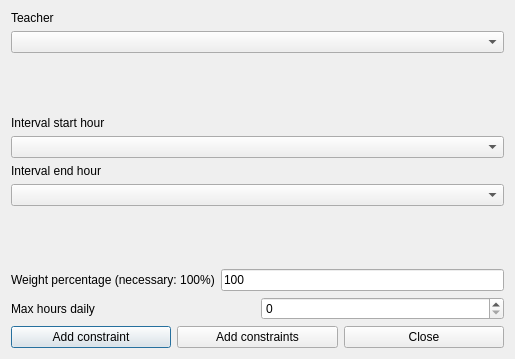
<?xml version="1.0" encoding="UTF-8"?>
<ui version="4.0">
 <class>AddConstraintTeacherMaxHoursDailyInIntervalForm_template</class>
 <widget class="QDialog" name="AddConstraintTeacherMaxHoursDailyInIntervalForm_template">
  <property name="geometry">
   <rect>
    <x>0</x>
    <y>0</y>
    <width>514</width>
    <height>359</height>
   </rect>
  </property>
  <property name="windowTitle">
   <string extracomment="This is the title of the dialog to add a new constraint of this type">Add teacher max hours daily in hourly interval</string>
  </property>
  <layout class="QGridLayout" name="gridLayout">
   <item row="3" column="0">
    <layout class="QVBoxLayout" name="verticalLayout_2">
     <item>
      <widget class="QLabel" name="endTextLabel">
       <property name="frameShape">
        <enum>QFrame::NoFrame</enum>
       </property>
       <property name="frameShadow">
        <enum>QFrame::Plain</enum>
       </property>
       <property name="text">
        <string>Interval end hour</string>
       </property>
       <property name="wordWrap">
        <bool>false</bool>
       </property>
      </widget>
     </item>
     <item>
      <widget class="QComboBox" name="endHourComboBox">
       <property name="editable">
        <bool>false</bool>
       </property>
       <property name="insertPolicy">
        <enum>QComboBox::NoInsert</enum>
       </property>
       <property name="duplicatesEnabled">
        <bool>false</bool>
       </property>
      </widget>
     </item>
    </layout>
   </item>
   <item row="1" column="0">
    <spacer name="spacer1">
     <property name="orientation">
      <enum>Qt::Vertical</enum>
     </property>
     <property name="sizeType">
      <enum>QSizePolicy::Expanding</enum>
     </property>
     <property name="sizeHint" stdset="0">
      <size>
       <width>20</width>
       <height>21</height>
      </size>
     </property>
    </spacer>
   </item>
   <item row="5" column="0">
    <layout class="QHBoxLayout">
     <item>
      <widget class="QLabel" name="weightTextLabel">
       <property name="frameShape">
        <enum>QFrame::NoFrame</enum>
       </property>
       <property name="frameShadow">
        <enum>QFrame::Plain</enum>
       </property>
       <property name="text">
        <string>Weight percentage (necessary: 100%)</string>
       </property>
       <property name="wordWrap">
        <bool>false</bool>
       </property>
      </widget>
     </item>
     <item>
      <widget class="QLineEdit" name="weightLineEdit">
       <property name="text">
        <string notr="true">100</string>
       </property>
      </widget>
     </item>
    </layout>
   </item>
   <item row="4" column="0">
    <spacer name="verticalSpacer">
     <property name="orientation">
      <enum>Qt::Vertical</enum>
     </property>
     <property name="sizeHint" stdset="0">
      <size>
       <width>493</width>
       <height>24</height>
      </size>
     </property>
    </spacer>
   </item>
   <item row="2" column="0">
    <layout class="QVBoxLayout" name="verticalLayout">
     <item>
      <widget class="QLabel" name="startTextLabel">
       <property name="frameShape">
        <enum>QFrame::NoFrame</enum>
       </property>
       <property name="frameShadow">
        <enum>QFrame::Plain</enum>
       </property>
       <property name="text">
        <string>Interval start hour</string>
       </property>
       <property name="wordWrap">
        <bool>false</bool>
       </property>
      </widget>
     </item>
     <item>
      <widget class="QComboBox" name="startHourComboBox">
       <property name="editable">
        <bool>false</bool>
       </property>
       <property name="insertPolicy">
        <enum>QComboBox::NoInsert</enum>
       </property>
       <property name="duplicatesEnabled">
        <bool>false</bool>
       </property>
      </widget>
     </item>
    </layout>
   </item>
   <item row="7" column="0">
    <layout class="QHBoxLayout">
     <item>
      <widget class="QPushButton" name="addConstraintPushButton">
       <property name="text">
        <string>Add constraint</string>
       </property>
      </widget>
     </item>
     <item>
      <widget class="QPushButton" name="addConstraintsPushButton">
       <property name="text">
        <string>Add constraints</string>
       </property>
      </widget>
     </item>
     <item>
      <widget class="QPushButton" name="closePushButton">
       <property name="text">
        <string>Close</string>
       </property>
      </widget>
     </item>
    </layout>
   </item>
   <item row="6" column="0">
    <layout class="QHBoxLayout">
     <item>
      <widget class="QLabel" name="textLabel1">
       <property name="text">
        <string>Max hours daily</string>
       </property>
       <property name="wordWrap">
        <bool>false</bool>
       </property>
      </widget>
     </item>
     <item>
      <widget class="QSpinBox" name="maxHoursSpinBox"/>
     </item>
    </layout>
   </item>
   <item row="0" column="0">
    <layout class="QVBoxLayout" name="verticalLayout_3">
     <item>
      <widget class="QLabel" name="teacherTextLabel">
       <property name="frameShape">
        <enum>QFrame::NoFrame</enum>
       </property>
       <property name="frameShadow">
        <enum>QFrame::Plain</enum>
       </property>
       <property name="text">
        <string>Teacher</string>
       </property>
       <property name="wordWrap">
        <bool>false</bool>
       </property>
      </widget>
     </item>
     <item>
      <widget class="QComboBox" name="teachersComboBox">
       <property name="editable">
        <bool>false</bool>
       </property>
       <property name="insertPolicy">
        <enum>QComboBox::NoInsert</enum>
       </property>
       <property name="duplicatesEnabled">
        <bool>false</bool>
       </property>
      </widget>
     </item>
    </layout>
   </item>
  </layout>
 </widget>
 <layoutdefault spacing="6" margin="11"/>
 <resources/>
 <connections/>
</ui>
